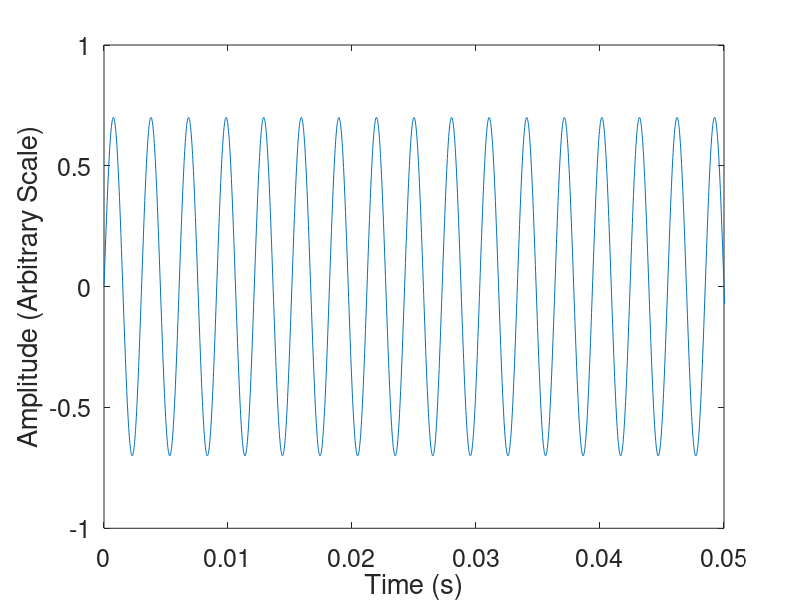

MATLAB code for this plot: (Note: this script raises an error after producing the figure.)
% Seminar in Music Computing and Psychology
% Class 2 - Audio Representations of Music

% Create a sine wave with frequency 440 Hz and play it.
% The time interval from 0-1 s, in increments of 1/44100.
t = (0:44100)/44100;
% The frequency of the sine wave.
w = 330;
% The amplitude (loudness) of the sine wave.
a = 0.7;
% Construct the waveform.
Y = a*sin(2*pi*w*t);
% Plot the waveform and zoom into an appropriate time window.
plot(t, Y);
xlim([0, 0.05]);
xlabel('Time (s)');
ylabel('Amplitude (Arbitrary Scale)');
set(gca,'FontSize', 18);
% Play the waveform.
player = audioplayer(Y,44100);
play(player)

% Create second sound
t1 = (0:44100)/44100;
w2 = 3500;
Y2 = a*sin(2*pi*w*t);

% Play 1st and 2nd
Z = Y + Y2;
plot(Z);
player = audioplayer(Z,44100);
play(player)